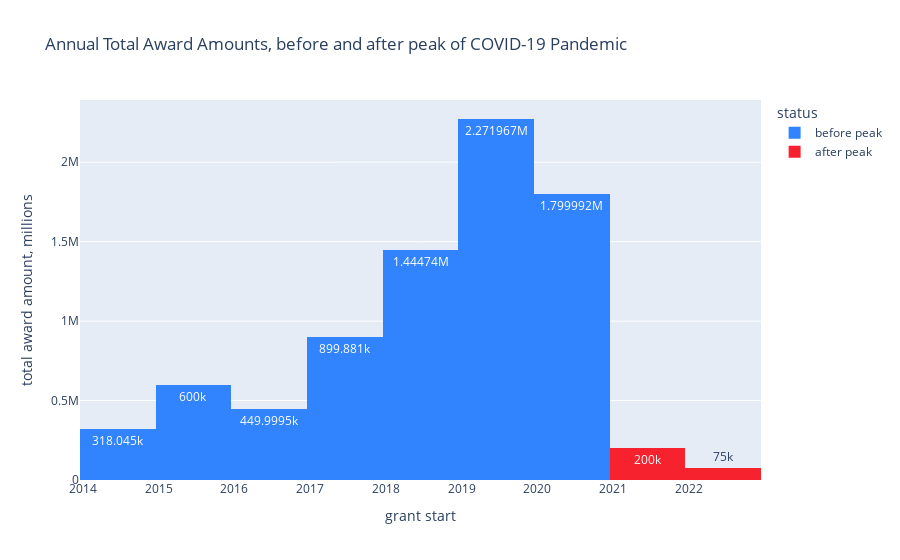

Write notebook code for a chart like this one.
### Code cell
# Plot distribution of award amounts across the pandemic

awards_fig = px.histogram(unique_projs, x='start', y='Award Amount', \
    color='pandemic_label', nbins=16,
    title='Annual Total Award Amounts, before and after peak of COVID-19 Pandemic',
    labels={'start': 'grant start', 'pandemic_label': 'status'},
    color_discrete_sequence=[blue, red], text_auto=True
) 

awards_fig.update_layout(yaxis_title='total award amount, millions')

awards_fig.update_traces(
    hovertemplate='grant start: %{x}<br>total award amount: %{y}'
)

awards_fig

### Figure 1 — Plotly figure (JSON) as saved in the notebook; plotly's stock layout.template omitted (floating-point values rounded to 4 significant figures)
{"data": [{"alignmentgroup": "True", "bingroup": "x", "histfunc": "sum", "hovertemplate": "grant start: %{x}<br>total award amount: %{y}", "legendgroup": "before peak", "marker": {"color": "#3283FE", "pattern": {"shape": ""}}, "name": "before peak", "nbinsx": 16, "offsetgroup": "before peak", "orientation": "v", "showlegend": true, "texttemplate": "%{value}", "type": "histogram", "x": ["2020-12-01T00:00:00", "2018-06-01T00:00:00", "2020-01-01T00:00:00", "2019-01-01T00:00:00", "2019-01-01T00:00:00", "2020-07-01T00:00:00", "2019-01-01T00:00:00", "2017-05-01T00:00:00", "2014-08-01T00:00:00", "2019-07-01T00:00:00", "2015-05-01T00:00:00", "2017-06-01T00:00:00", "2017-06-01T00:00:00", "2020-07-01T00:00:00", "2014-05-01T00:00:00", "2016-05-01T00:00:00", "2019-07-15T00:00:00", "2017-06-01T00:00:00", "2018-06-01T00:00:00", "2017-06-01T00:00:00", "2020-07-01T00:00:00", "2018-06-01T00:00:00", "2016-05-01T00:00:00", "2018-06-01T00:00:00", "2019-01-01T00:00:00", "2020-07-01T00:00:00", "2019-06-01T00:00:00", "2019-06-01T00:00:00", "2015-05-01T00:00:00", "2017-06-01T00:00:00", "2019-07-15T00:00:00", "2017-06-01T00:00:00", "2019-03-02T00:00:00", "2020-09-01T00:00:00", "2015-05-01T00:00:00", "2018-06-01T00:00:00", "2019-01-01T00:00:00", "2018-11-01T00:00:00", "2017-06-01T00:00:00", "2015-05-01T00:00:00", "2019-01-01T00:00:00", "2019-01-01T00:00:00", "2016-05-01T00:00:00", "2019-07-15T00:00:00", "2018-06-01T00:00:00", "2020-07-01T00:00:00", "2020-02-01T00:00:00", "2020-07-01T00:00:00", "2017-06-01T00:00:00", "2017-06-01T00:00:00", "2020-09-01T00:00:00", "2020-07-01T00:00:00", "2020-01-15T00:00:00", "2018-06-01T00:00:00", "2014-05-01T00:00:00", "2014-05-01T00:00:00", "2018-06-01T00:00:00", "2019-01-01T00:00:00", "2019-01-01T00:00:00", "2016-05-01T00:00:00", "2016-05-01T00:00:00", "2017-06-01T00:00:00", "2018-06-01T00:00:00", "2014-06-01T00:00:00", "2016-05-01T00:00:00", "2015-05-01T00:00:00", "2017-06-01T00:00:00", "2018-06-01T00:00:00", "2018-06-01T00:00:00"], "xaxis": "x", "y": [200000, 100000, 150000, 150000, 300000, 100000, 300000, 75000, 75000, 125000, 75000, 75000, 75000, 125000, 18288, 75000.0, 100000, 75000, 100000, 75000, 125000, 125000, 75000, 125000, 125000, 125000, 99988, 100000, 75000, 75000, 125000, 75000, 125000, 99992, 75000, 124972, 125000, 150000, 75000, 75000, 71979, 150000, 75000, 125000, 125000, 125000, 200000, 100000, 75000, 74881, 125000, 125000, 200000, 119768, 75000, 74757, 125000, 125000, 125000, 75000, 75000, 75000, 125000, 75000, 75000, 300000, 75000, 100000, 125000], "yaxis": "y"}, {"alignmentgroup": "True", "bingroup": "x", "histfunc": "sum", "hovertemplate": "grant start: %{x}<br>total award amount: %{y}", "legendgroup": "after peak", "marker": {"color": "#F6222E", "pattern": {"shape": ""}}, "name": "after peak", "nbinsx": 16, "offsetgroup": "after peak", "orientation": "v", "showlegend": true, "texttemplate": "%{value}", "type": "histogram", "x": ["2022-08-01T00:00:00", "2021-07-01T00:00:00"], "xaxis": "x", "y": [75000, 200000], "yaxis": "y"}], "layout": {"barmode": "relative", "legend": {"title": {"text": "status"}, "tracegroupgap": 0}, "title": {"text": "Annual Total Award Amounts, before and after peak of COVID-19 Pandemic"}, "xaxis": {"anchor": "y", "domain": [0, 1], "title": {"text": "grant start"}}, "yaxis": {"anchor": "x", "domain": [0, 1], "title": {"text": "total award amount, millions"}}}}
